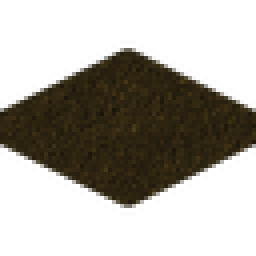
#> input picture stuff/imagewiz/gr_1x.png, 64 x 64 px (shown 4 times larger)
$ python tiler.py ../imagewiz/factory.png ../imagewiz/gr_1x.png ../imagewiz/gr_1x.png ../imagewiz/gr_1x.png   (Python 2 division)
#> lines starting #> are read from the running program, lines starting #| are printed output that depends on the picture
#!/bin/bash

from PIL import Image
import sys

buildpath = 'build/temp_gfx'

def create_masks(imgs, suffix, bg=None):
    """
    Automated mask generation from input files.
    """
#> called with suffix = '../imagewiz/gr_1x.png'

    # Info about each tile corner in OpenTTD. Order is NW, SW, NE, SE
    # Each tile can be constructed from three different kinds of corners.
    # In this array, 0 means small corner, 1 medium, and 2 big.
    # Second to last value is the actual sprite offset OpenTTD uses internally
    # Also a few masks need to be aligned differently for 3d purposes.
    # They will get a separate "bounding box" for aligment. Its will be
    # determined by the highest corner of this tile.
    # Default alignment is to center the mask on top of the square canvas.
    spr = (
           (1, 1, 1, 1, "0000"),
           (0, 2, 1, 1, "0001"),
           (1, 0, 1, 0, "0002", "top"),
           (0, 1, 1, 0, "0003"),
           (1, 1, 0, 2, "0004"),
           (0, 2, 0, 2, "0005"),
           (1, 0, 0, 1, "0006"),
           (0, 1, 0, 1, "0007", "bottom"),
           (2, 1, 2, 1, "0008", "top"),
           (1, 2, 2, 1, "0009"),
           (2, 0, 2, 0, "0010", "top"),
           (1, 1, 2, 0, "0011"),
           (2, 1, 1, 2, "0012"),
           (1, 2, 1, 2, "0013", "bottom"),
           (2, 0, 1, 1, "0014"),
           (2, 2, 2, 2, "0015"),
           (0, 0, 0, 0, "0016"),
           (0, 2, 2, 0, "0017"),
           (2, 0, 0, 2, "0018")
          )

    # Convert the array to a list we are going to modify
    sprite_array = []
    for i in spr:
        sprite_array.append(list(i))
    # Replace these numbers with the actual images from imgs-param
    for i, sprite in enumerate(sprite_array):
        for j, pos in enumerate(sprite):
            if pos == 0:
                sprite_array[i][j] = Image.open(imgs[0])
            elif pos == 1:
                sprite_array[i][j] = Image.open(imgs[1])
            elif pos == 2:
                sprite_array[i][j] = Image.open(imgs[2])
            else:
                continue

    # Loop through the sprite list, creating masks for each tile
    for i, sprite in enumerate(sprite_array):
        # Width is always the width of any corner sprite * 2, since in OpenTTD
        # all tiles are the same width
        width = 2 * sprite[0].size[0]

        # Height is the sum of the heights of NW and SW corner, minus one,
        # because a tile in OpenTTD is one pixel "too short".
        height = sprite[0].size[1] + sprite[1].size[1] - 1

        # Create the empty canvas on which to paste the corners
        bbox = Image.new('RGBA', (width, height))
        # Paste the corners
        bbox.paste(sprite[0], (0, 0))
        sprite[1] = sprite[1].transpose(Image.FLIP_TOP_BOTTOM)
        bbox.paste(sprite[1], (0, sprite[0].size[1]-1))
        sprite[2] = sprite[2].transpose(Image.FLIP_LEFT_RIGHT)
        bbox.paste(sprite[2], (width/2, 0))
        sprite[3] = sprite[3].transpose(Image.ROTATE_180)
        bbox.paste(sprite[3], (width/2, sprite[2].size[1]-1))

        # Output canvas will be square, so width = height
        canvas = Image.new('RGBA', (width, width), color=bg)
        # Add alpha channel for transparent background, otherwise output image
        # might have garbage
        if not bg:
            canvas.putalpha(1)
        else:
            pass

        # If an additional argument is given, calculate a new temporary canvas
        # for 3d centering purposes
        if len(sprite) == 6:
            max_height = 0
            for spr in sprite[0:4]:
                h = spr.size[1]
                if h > max_height:
                    max_height = h
                else:
                    continue
            max_height *= 2
            temp_canvas = Image.new('RGBA', (width, max_height))
            if sprite[5] == 'top':
                temp_canvas.paste(bbox, (0, 0))
            elif sprite[5] == 'bottom':
                temp_canvas.paste(bbox, (0, max_height-height-1))
            else:
                pass
            canvas.paste(temp_canvas, (0, (width-max_height)/2), temp_canvas)
        else:
            canvas.paste(bbox, (0, (width-height)/2), bbox)

        canvas.save('{0}/{1}{2}.png'.format(buildpath, suffix, sprite[4]))
#> this loop made 19 passes
#> (width, height, max_height) on passes 3, 8, 9, 11, 14: (128, 490, 854), (1032, 490, 854), (128, 127, 128), (128, 490, 854), (128, 127, 128)
#> (width, height) on passes 1, 2, 4, 5, 6, 7: (128, 127), (1032, 490), (1032, 490), (128, 127), (1032, 490), (128, 490)
#> pass 1, in create_masks, `canvas.save('{0}/{1}{2}.png'.format(buildpath, suffix, sprite[4]))`:
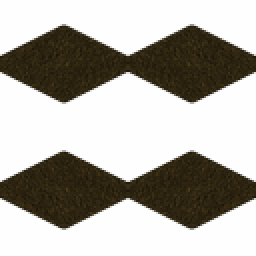
#> saved as gr_1x.png0000.png: PIL image 128x128 RGBA (shown 2 times larger); mean R, G, B, A 16.9, 13.5, 6.2, 95.3; transparent parts drawn white
#> after the loop:
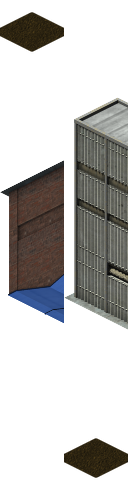
#> bbox: PIL image 128x490 RGBA; mean R, G, B, A 29.9, 28.5, 26.6, 88.9; transparent parts drawn white
#> after the loop:
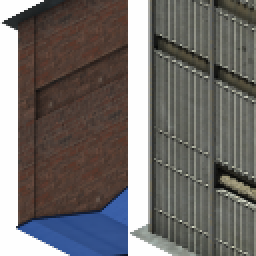
#> canvas: PIL image 128x128 RGBA (shown 2 times larger); mean R, G, B, A 70.9, 66.8, 64.7, 213.3; transparent parts drawn white
#> after the loop:
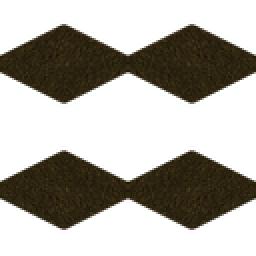
#> temp_canvas: PIL image 128x128 RGBA (shown 2 times larger); mean R, G, B, A 19.1, 14.8, 6.5, 96.4; transparent parts drawn white

if __name__=='__main__':
    if len(sys.argv) != 5:
        print "Incorrect amount of arguments"
        sys.exit()
    else:
        create_masks(tuple(sys.argv[1:4]), sys.argv[4])
